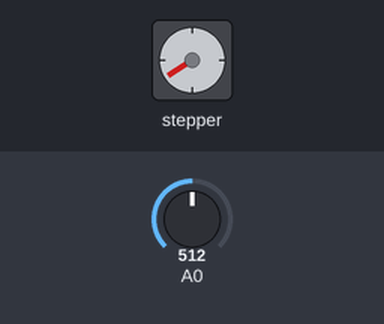
Simulated run of this sketch. Board: Arduino Uno, built with avr-gcc and run on an emulated ATmega328P. On the bench: stepper motor. Inputs (shaded band) come from the test bench; at power-on: A0 = 512. Stepper angles assume 200 steps per turn; what the sketch prints to the serial monitor is not drawn.

Above: at 1.2 s.
1.3 s: A0 set to 716
At 1.65 s:
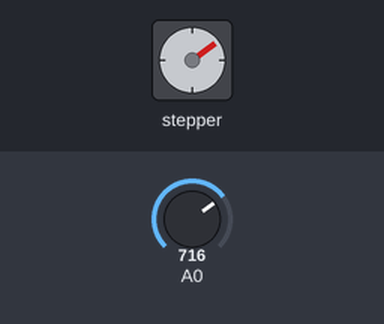
4.3 s: A0 set to 900
At 4.95 s:
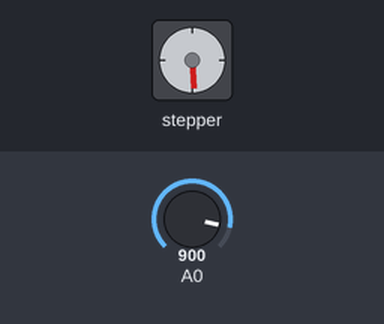
7.3 s: A0 set to 0
At 7.3 s:
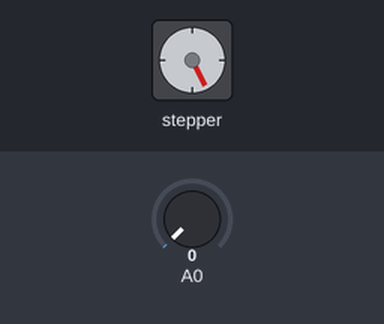
8.8 s: A0 set to 2
10.3 s: A0 set to 5
At 10.7 s:
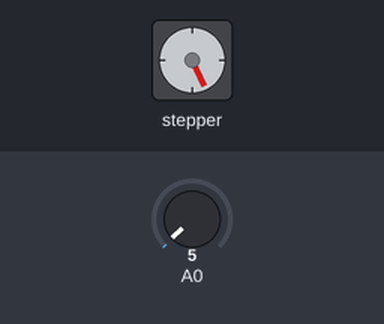
13.3 s: A0 set to 122
Timing chart, 0 to 25.6 s (numbered marks = the images above; inputs shaded):
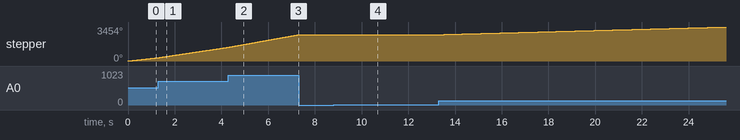

Measured:
- after the input at 7.3 s, stepper: stops changing and stays 2673°

The sketch:

stepper_continuous.ino
```cpp
#include <AccelStepper.h>
// Define stepper motor connections and motor interface type. Motor interface type must be set to 1 when using a driver:
#define dirPin 9
#define stepPin 10
#define motorInterfaceType 1
// Create a new instance of the AccelStepper class:
AccelStepper stepper = AccelStepper(motorInterfaceType, stepPin, dirPin);

int v_hi = 872;
int v_lo = 130;
int s_hi = 1000;
int s_lo = 100;

int calc_speed(int v_in) {
  return (int)(s_lo + (((v_in - v_lo) / (v_hi -v_lo)) * (s_hi - s_lo)));
}

void setup() {
  Serial.begin( 57600 );

  Serial.println("Configuring Stepper...");

  // Set the maximum speed in steps per second:
  stepper.setMaxSpeed(s_hi);

  stepper.setMinPulseWidth(20);

  // Set the speed in steps per second:
  // 626 gives 188RPM
  // at 1m/s for a 4inch disk
  //stepper.setSpeed(626);
  stepper.setSpeed(400);

}

void loop() {

  int sensorValue = analogRead(A0);
  //Serial.println(sensorValue);
  //delay(100);

  //int speed = calc_speed(sensorValue);
  int speed = (sensorValue/10.0) * 10 * 0.3;
  stepper.setSpeed(speed);
  Serial.println(speed);
  // Step the motor with a constant speed as set by setSpeed():
  stepper.runSpeed();


}
```
